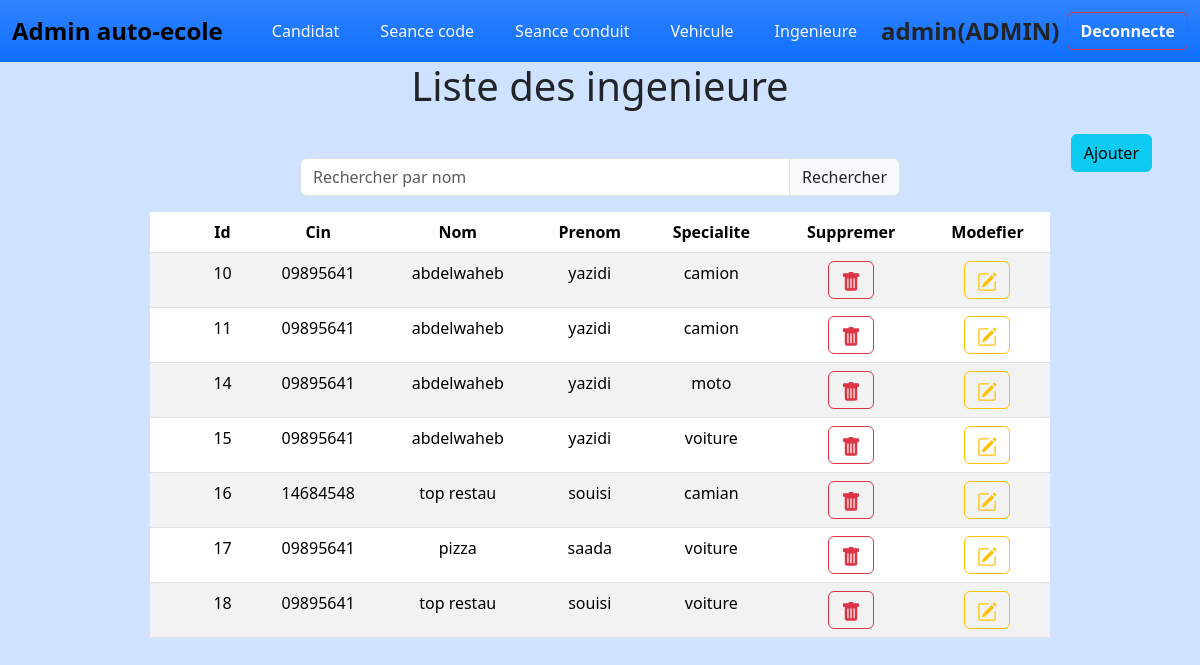
Page /views/ingenieure (signed in) on the committed database.
### tables this page shows
CREATE TABLE `ingenieure` (
  `id` int(11) NOT NULL,
  `cin` varchar(30) NOT NULL DEFAULT '',
  `nom` varchar(30) NOT NULL DEFAULT '',
  `prenom` varchar(30) NOT NULL DEFAULT '',
  `specialite` varchar(30) NOT NULL DEFAULT ''
);

### controleur/model.php (called while the page is built, shortened)
<?php
    abstract class Model {
        function __construct(){
            $this->pdo =new PDO('mysql:host=localhost;dbname=auto_ecole','root','');
        }
    }
?>

### controleur/ingenieure.php (called while the page is built, shortened)
<?php
include_once("model.php");
class ingenieure_cont extends model{
 function liste(){
    $query = "select * from ingenieure";
    $res=$this->pdo->prepare($query);
    $res->execute();
    return $res;
 }
}?>

### views/ingenieure/index.php (the view, shortened to what this page needs)
<?php include_once("../navbar.php");
$access= ($_SESSION['role'] !== 'admin') ? 'style="pointer-events: none; opacity: 0.7;"' : '';
?>
  <h1 class="text-center text-secondry"> Liste des ingenieure </h1>
    <div class="position-relative w-100">
      <a href="ajouter.php" <?php echo $access ;?> class="btn btn-info position-absolute top-0 end-0 mt-3 me-5">Ajouter</a>
    </div>
    <form class="mt-5 w-50 m-auto d-flex align-items-center" method="post">
      <div class="input-group" >
        <input type="text" class="form-control" name="nom" placeholder="Rechercher par nom" aria-label="Recipient's username" aria-describedby="basic-addon2">
        <button class="input-group-text" type="submit" name="search"  id="basic-addon2">Rechercher</button>
      </div>
    </form>
  <?php
    include_once("../../controleur/ingenieure.php");
    $cl=new ingenieure_cont();
    $can=$cl->liste();
    if($can->rowCount()>0){
    echo '<table class="table table-striped mt-3 w-75  m-auto text-center">
  <thead class="bg-info bg-gradient">
    <tr>
      <th scope="col" class="ps-5">Id</th>
      <th scope="col">Cin</th>
      <th scope="col">Nom</th>
      <th scope="col">Prenom</th>
      <th scope="col">Specialite</th>
      <th scope="col">Suppremer</th>
      <th scope="col">Modefier</th>
    </tr>
  </thead>
  <tbody>';
        foreach ($can as $c):
            echo '<tr>
                <td scope="col" class="ps-5">'.$c['id'].'</td>
                <td>'.$c['cin'].'</td>
                <td>'.$c['nom'].'</td>
                <td>'.$c['prenom'].'</td>
                <td>'.$c['specialite'].'</td>
                <td><a '. $access.' class="btn btn-outline-danger" href="suppremer.php?id='.$c['id'].'"><svg xmlns="http://www.w3.org/2000/svg" width="20" height="20" fill="currentColor" class="bi bi-trash-fill" viewBox="0 0 16 16">
                <path d="M2.5 1a1 1 0 0 0-1 1v1a1 1 0 0 0 1 1H3v9a2 2 0 0 0 2 2h6a2 2 0 0 0 2-2V4h.5a1 1 0 0 0 1-1V2a1 1 0 0 0-1-1H10a1 1 0 0 0-1-1H7a1 1 0 0 0-1 1zm3 4a.5.5 0 0 1 .5.5v7a.5.5 0 0 1-1 0v-7a.5.5 0 0 1 .5-.5M8 5a.5.5 0 0 1 .5.5v7a.5.5 0 0 1-1 0v-7A.5.5 0 0 1 8 5m3 .5v7a.5.5 0 0 1-1 0v-7a.5.5 0 0 1 1 0"/>
              </svg></a></td>
                <td><a '. $access.' class="btn btn-outline-warning" href="modefier.php?id='.$c['id'].'"><svg xmlns="http://www.w3.org/2000/svg" width="20" height="20" fill="currentColor" class="bi bi-pencil-square" viewBox="0 0 16 16">
                <path d="M15.502 1.94a.5.5 0 0 1 0 .706L14.459 3.69l-2-2L13.502.646a.5.5 0 0 1 .707 0l1.293 1.293zm-1.75 2.456-2-2L4.939 9.21a.5.5 0 0 0-.121.196l-.805 2.414a.25.25 0 0 0 .316.316l2.414-.805a.5.5 0 0 0 .196-.12l6.813-6.814z"/>
                <path fill-rule="evenodd" d="M1 13.5A1.5 1.5 0 0 0 2.5 15h11a1.5 1.5 0 0 0 1.5-1.5v-6a.5.5 0 0 0-1 0v6a.5.5 0 0 1-.5.5h-11a.5.5 0 0 1-.5-.5v-11a.5.5 0 0 1 .5-.5H9a.5.5 0 0 0 0-1H2.5A1.5 1.5 0 0 0 1 2.5z"/>
              </svg></a></td>
            </tr>';
        endforeach;
    }else{
        echo '<div class="alert alert-info mt-5 w-50 m-auto text-center" role="alert">Aucune ingenieure ajouter!</div>';
    }
    ?>
  </tbody>
</table>

### static/style.css (style rules this page uses)
* { padding: 0; margin: 0; box-sizing: border-box; }
thead { background-color: aqua; }

### rows in the picture
ingenieure: id "10", cin "09895641", nom "abdelwaheb", prenom "yazidi", specialite "camion"
ingenieure: id "11", cin "09895641", nom "abdelwaheb", prenom "yazidi", specialite "camion"
ingenieure: id "14", cin "09895641", nom "abdelwaheb", prenom "yazidi", specialite "moto"
ingenieure: id "15", cin "09895641", nom "abdelwaheb", prenom "yazidi", specialite "voiture"
ingenieure: id "16", cin "14684548", nom "top restau", prenom "souisi", specialite "camian"
ingenieure: id "17", cin "09895641", nom "pizza", prenom "saada", specialite "voiture"
ingenieure: id "18", cin "09895641", nom "top restau", prenom "souisi", specialite "voiture"

### other values in the picture
$_SESSION['username'] "admin"
$_SESSION['role'] "ADMIN"
